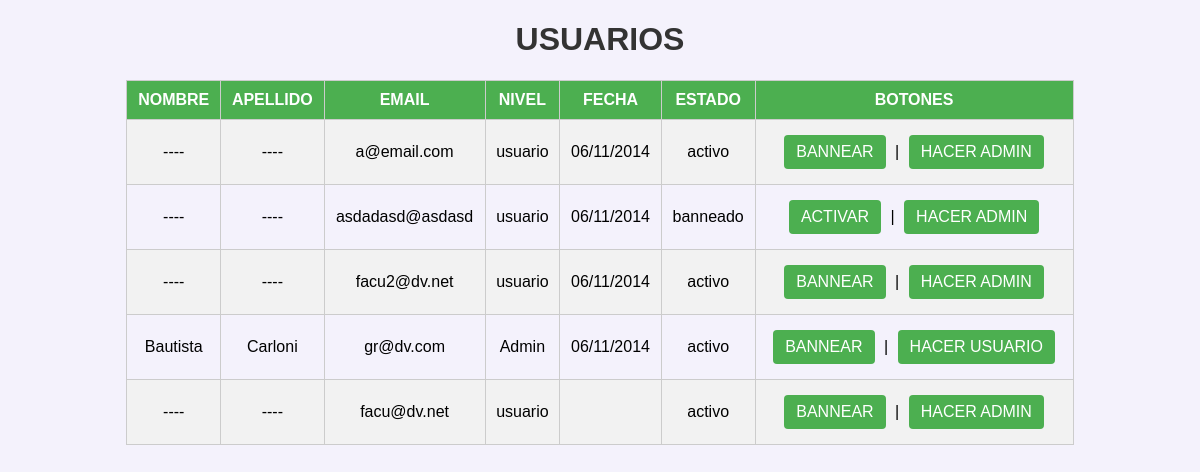
Page /login/admin/index.php (signed in) on the committed database.
### tables this page shows
CREATE TABLE `usuarios` (
  `ID` int(8) UNSIGNED NOT NULL,
  `NOMBRE` varchar(100) DEFAULT NULL,
  `APELLIDO` varchar(100) DEFAULT NULL,
  `EMAIL` varchar(100) NOT NULL,
  `CLAVE` varchar(100) DEFAULT NULL,
  `NIVEL` varchar(100) DEFAULT NULL,
  `FECHA_ALTA` datetime DEFAULT NULL,
  `ESTADO` enum('activo','banneado') NOT NULL DEFAULT 'activo'
);

### login/admin/index.php (the view, shortened to what this page needs)
<?php
$cnx = mysqli_connect('localhost', 'root', '', 'user', '3306');
$c = "SELECT ID, NIVEL, IFNULL(NOMBRE, '----') AS NOMBRE, ESTADO, IFNULL(APELLIDO, '----') AS APELLIDO, EMAIL, DATE_FORMAT(FECHA_ALTA, '%d/%m/%Y') AS FECHA FROM usuarios ORDER BY FECHA_ALTA DESC";
$r = mysqli_query($cnx, $c);
?>
<!DOCTYPE html>
<html>
<head>
</head>
<body>
    <h1>USUARIOS</h1>
    <table>
        <tr>
            <th>NOMBRE</th>
            <th>APELLIDO</th>
            <th>EMAIL</th>
            <th>NIVEL</th>
            <th>FECHA</th>
            <th>ESTADO</th>
            <th>BOTONES</th>
        </tr>
        <?php
        while ($a = mysqli_fetch_assoc($r)) {
            echo '<tr>';
            echo '<td>' . $a['NOMBRE'] . '</td>';
            echo '<td>' . $a['APELLIDO'] . '</td>';
            echo '<td>' . $a['EMAIL'] . '</td>';
            echo '<td>' . $a['NIVEL'] . '</td>';
            echo '<td>' . $a['FECHA'] . '</td>';
            echo '<td>' . $a['ESTADO'] . '</td>';
            echo '<td>';
            if ($a['ESTADO'] == 'activo') {
                echo '<a href="bannear.php?id=' . $a['ID'] . '">BANNEAR</a>';
            } else {
                echo '<a href="no_bannear.php?id=' . $a['ID'] . '">ACTIVAR</a>';
            }
            echo ' | ';
            if ($a['NIVEL'] == 'usuario') {
                echo '<a href="adminizar.php?id=' . $a['ID'] . '">HACER ADMIN</a>';
            } else {
                echo '<a href="no_adminizar.php?id=' . $a['ID'] . '">HACER USUARIO</a>';
            }
            echo '</td>';
            echo '</tr>';
        }
        ?>
    </table>
</body>
</html>

### login/admin/index.php (style rules this page uses)
body { background-color: #F4F2FC; font-family: Arial, sans-serif; text-align: center; }
h1 { color: #333; }
table { margin: 0 auto; border-collapse: collapse; width: 80%; }
th, td { padding: 10px; border: 1px solid #CCC; }
th { background-color: #4CAF50; color: #FFF; }
tr:nth-child(even) { background-color: #f2f2f2; }
a { display: inline-block; margin: 5px; padding: 8px 12px; background-color: #4CAF50; color: #FFF; text-decoration: none; border-radius: 4px; }

### rows in the picture
usuarios: NOMBRE "----", APELLIDO "----", EMAIL "a@email.com", NIVEL "usuario", FECHA "06/11/2014", ESTADO "activo"
usuarios: NOMBRE "----", APELLIDO "----", EMAIL "asdadasd@asdasd", NIVEL "usuario", FECHA "06/11/2014", ESTADO "banneado"
usuarios: NOMBRE "----", APELLIDO "----", EMAIL "facu2@dv.net", NIVEL "usuario", FECHA "06/11/2014", ESTADO "activo"
usuarios: NOMBRE "Bautista", APELLIDO "Carloni", EMAIL "gr@dv.com", NIVEL "Admin", FECHA "06/11/2014", ESTADO "activo"
usuarios: NOMBRE "----", APELLIDO "----", EMAIL "facu@dv.net", NIVEL "usuario", ESTADO "activo"
